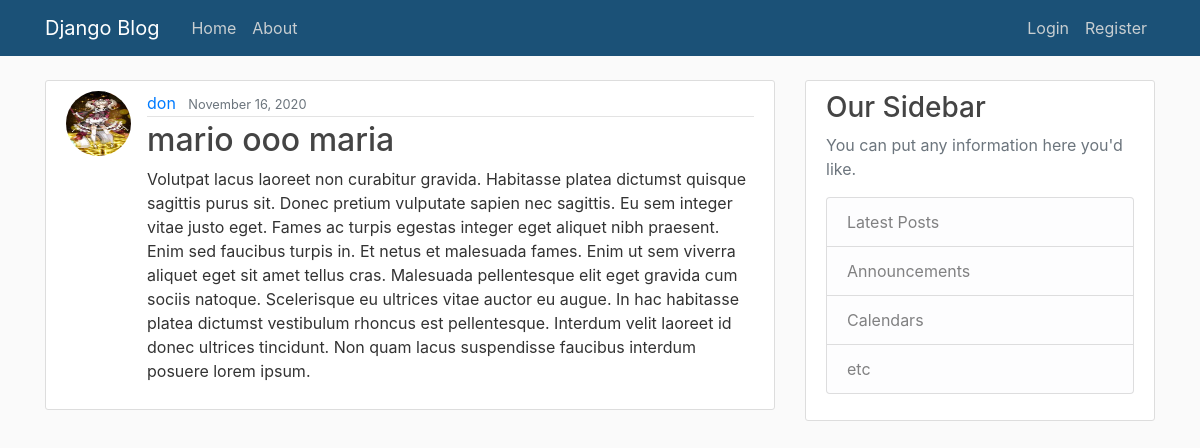
The page /post/13/ on the database its author committed.
### blog/models.py (models this page shows, shortened)
class Post(models.Model):
    title = models.CharField(max_length=100)
    content = models.TextField()
    date_posted = models.DateTimeField(default=timezone.now)
    author = models.ForeignKey(User, on_delete=models.CASCADE)

### users/models.py (models this page shows, shortened)
class Profile(models.Model):
    user = models.OneToOneField(User, on_delete=models.CASCADE)
    image = models.ImageField(default='default.jpg', upload_to='profile_pics')

### blog/views.py (the view)
# urls.py: path('post/<int:pk>/', PostDetailView.as_view(), name='post-detail'),
class PostDetailView(DetailView):
    model = Post

### blog/templates/blog/post_detail.html (shortened to what this page needs)
{% extends "blog/base.html" %}
{% block content %}
<article class="media content-section">
    <img class="rounded-circle article-img" src="{{ object.author.profile.image.url }}">
    <div class="media-body">
        <div class="article-metadata">
            <a class="mr-2" href="{% url 'user-posts' object.author.username %}">{{ object.author }}</a>
            <small class="text-muted">{{ object.date_posted|date:"F d, Y" }}</small>
        </div>
        <h2><a class="article-title">{{ object.title }}</a></h2>
        <p class="article-content">{{ object.content }}</p>
    </div>
</article>
{% endblock content %}

### blog/static/blog/main.css (style rules this page uses)
body { background: #fafafa; color: #333333; margin-top: 5rem; }
h1, h2, h3, h4, h5, h6 { color: #444444; }
.content-section { background: #ffffff; padding: 10px 20px; border: 1px solid #dddddd; border-radius: 3px; margin-bottom: 20px; }
.article-title { color: #444444; }
.article-content { white-space: pre-line; }
.article-img { height: 65px; width: 65px; margin-right: 16px; }
.article-metadata { padding-bottom: 1px; margin-bottom: 4px; border-bottom: 1px solid #e3e3e3 }

### rows shown on the page
Post: author.profile.image (picture), author "don", date_posted "November 16, 2020", title "mario ooo maria", content "Volutpat lacus laoreet non curabitur gravida. Habitasse platea dictumst quisque sagittis purus sit. Donec pretium vulputate sapien nec sagittis. Eu sem integer vitae justo eget. Fames ac turpis egestas integer eget aliquet nibh praesent. Enim sed faucibus turpis in. Et netus et malesuada fames. Enim ut sem viverra aliquet eget sit amet tellus cras. Malesuada pellentesque elit eget gravida cum sociis natoque. Scelerisque eu ultrices vitae auctor eu augue. In hac habitasse platea dictumst vestibulum rhoncus est pellentesque. Interdum velit laoreet id donec ultrices tincidunt. Non quam lacus suspendisse faucibus interdum posuere lorem ipsum."
